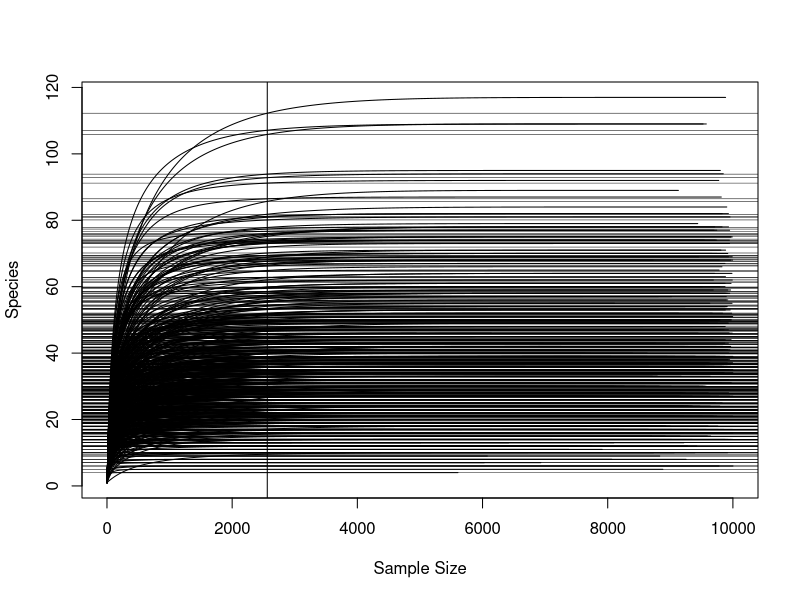
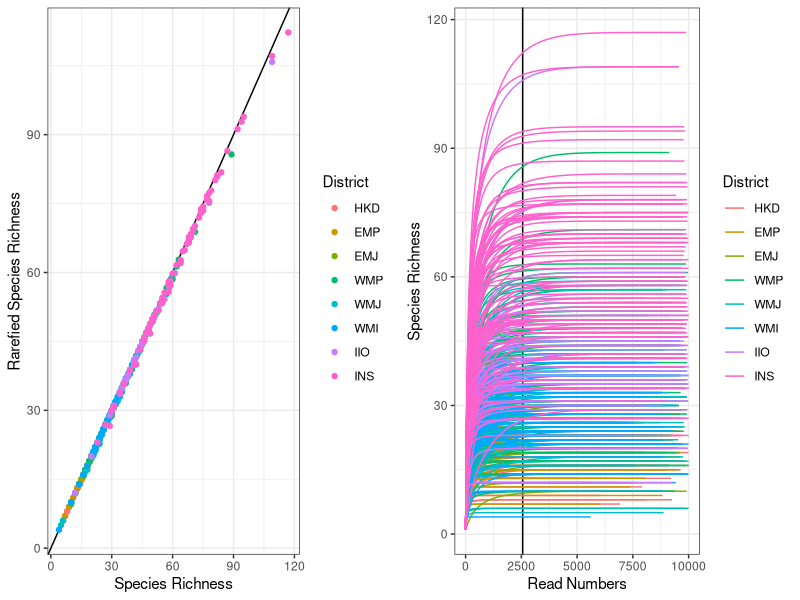
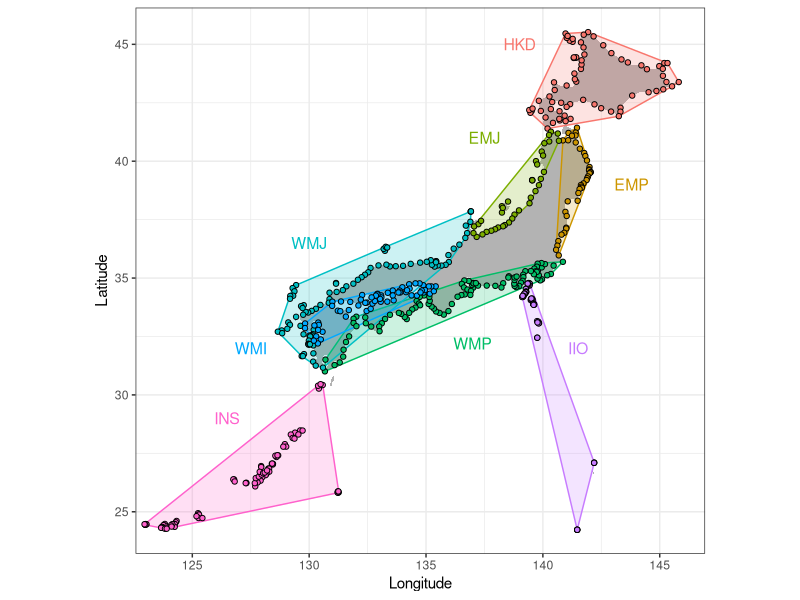
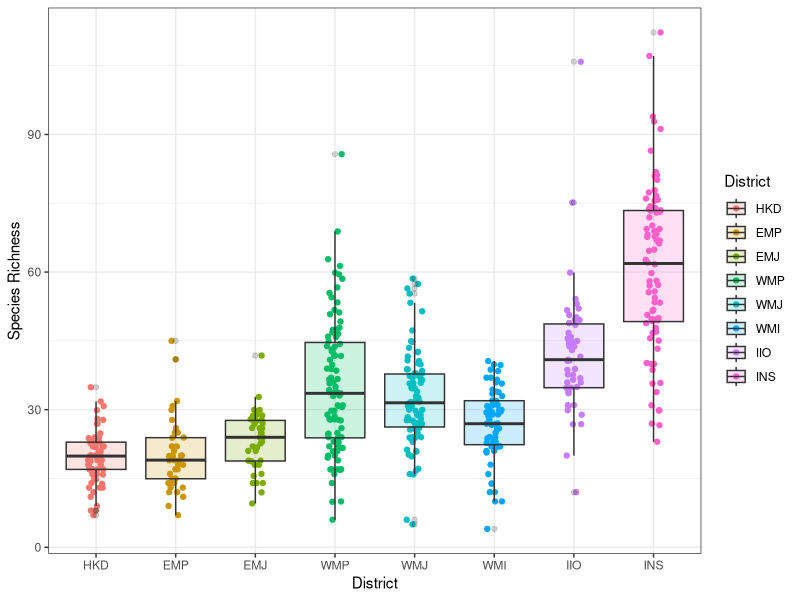
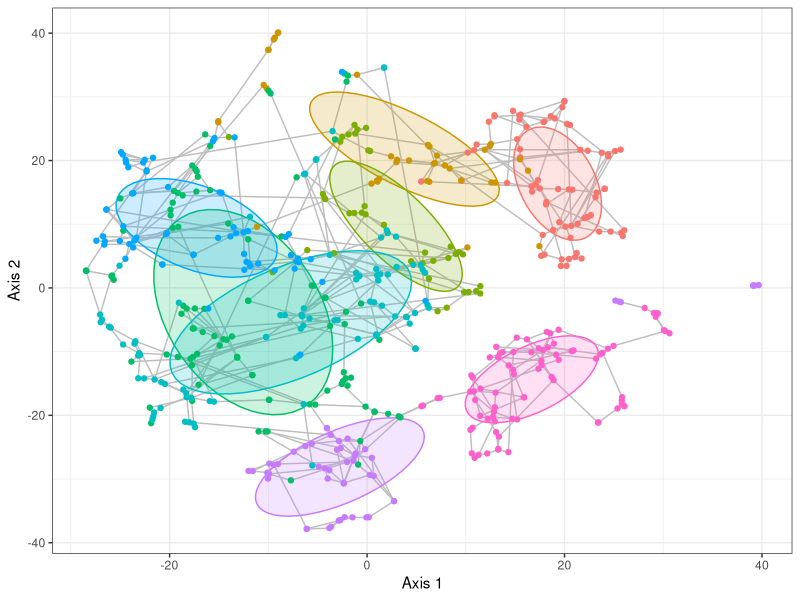
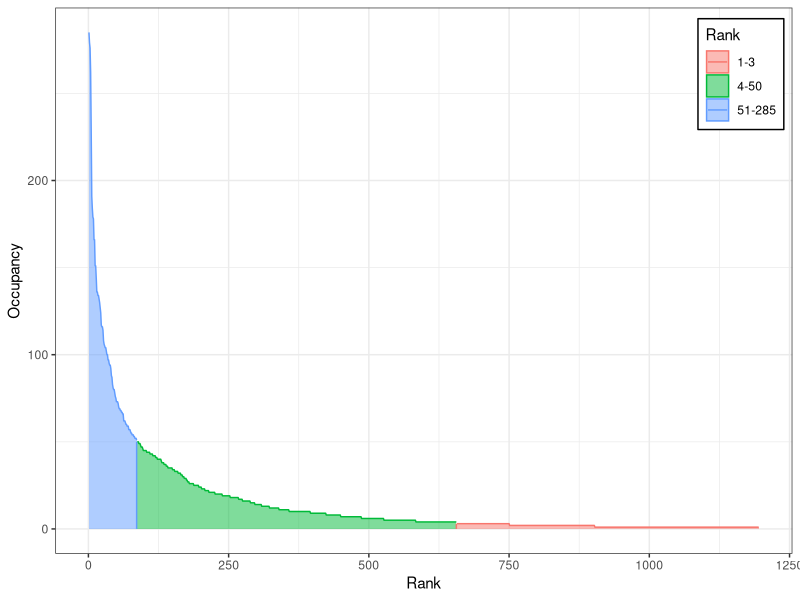

Write R code to recreate these figures, in order.
#------------------------------------------------------------------------------#
# Classic community analysis
#------------------------------------------------------------------------------#
# Set directory
setwd("D:/Desktop/2022_edna")
if (!dir.exists("fig")) dir.create("fig")

# Load library
library(vegan)
library(Rtsne)
library(maps)
library(ggplot2)
library(cowplot)
theme_set(theme_cowplot())

# Read data
name <- read.csv("data/20211110_species.csv", header=TRUE)
site <- read.csv("data/20211110_site.csv"   , header=TRUE)
cm   <- read.csv("data/20211110_community_matrix.csv", header=TRUE)
site$district <- with(site, factor(district, levels=unique(district)))

# Map Polygon
Jpn <- map_data("world", region="Japan")

#------------------------------------------------------------------------------#
# Remove species complex
idx  <- which(sapply(strsplit(name[,"Scientific_name"], " spp "), length)==2)
name <- name[-idx,]
cm   <- cm  [-idx,]
rm(idx)

# Rarefaction
S  <- vegan::specnumber(cm, MARGIN=2)
Sr <- vegan::rarefy(cm, min(colSums(cm)), MARGIN=2)
rc <- vegan::rarecurve(t(cm), step=20, sample=min(colSums(cm)), label=FALSE)
rc <- lapply(seq_along(rc), function(k)
    data.frame(
        n = attr(rc[[k]], "Subsample"),
        S = rc[[k]],
        LID = k, district = site$district[k]
    )
)
rc <- do.call(rbind, rc)

gp_1 <- ggplot(data.frame(S=S, Sr=Sr, D=site$district)) +
    geom_abline(slope=1, intercept=0) +
    geom_point(aes(x=S, y=Sr, color=D)) +
    labs(color="District") +
    theme_bw() + xlab("Species Richness") + ylab("Rarefied Species Richness")

gp_2 <- ggplot(rc, aes(x=n, y=S, fill=as.factor(LID))) + 
    geom_vline(xintercept=min(colSums(cm))) +
    geom_line(aes(color=district)) +
    labs(color="District") +
    theme_bw() + xlab("Read Numbers") + ylab("Species Richness")

ggsave("fig/Fig_E1_rarefy.png", plot_grid(gp_1, gp_2), width=8, height=4)
rm(rc, gp_1, gp_2)

# Sampling site map
hull <- lapply(levels(site$district), function(x) {
    siteX <- site[site$district==x,]
    siteX[chull(siteX$lon, siteX$lat),]
})
hull <- do.call(rbind, hull)

text <- rbind(
    data.frame(x=139.0, y=45.0, district="HKD"),
    data.frame(x=143.8, y=39.0, district="EMP"),
    data.frame(x=137.5, y=41.0, district="EMJ"),
    data.frame(x=137.0, y=32.2, district="WMP"),
    data.frame(x=130.0, y=36.5, district="WMJ"),
    data.frame(x=127.5, y=32.0, district="WMI"),
    data.frame(x=141.5, y=32.0, district="IIO"),
    data.frame(x=126.5, y=29.0, district="INS")
)

gp_1 <- ggplot(site, aes(x=lon, y=lat, fill=district)) +
    coord_fixed(xlim=range(Jpn$long), ylim=range(Jpn$lat)) +
    geom_polygon(aes(x=long, y=lat, group=group, fill=region), data=Jpn, fill="grey70") +
    geom_polygon(aes(color=district), alpha=0.2, data=hull) +
    geom_point(shape=21) +
    geom_text(aes(x=x, y=y, label=district, color=district), data=text, size=4) +
    guides(fill="none", color="none") +
    theme_bw() + xlab("Longitude") + ylab("Latitude")

gp_2 <- ggplot(cbind(site, S=Sr), aes(x=district, y=S, fill=district)) +
    geom_jitter(aes(color=district), width=0.1) +
    geom_boxplot(alpha=0.2) +
    labs(fill="District", color="District") +
    theme(axis.text.x=element_text(angle=45, hjust=1)) +
    theme_bw() + xlab("District") + ylab("Species Richness")

ggsave("fig/Fig_1a_classic.png", gp_1, width=4, height=4)
ggsave("fig/Fig_1b_classic.png", gp_2, width=3, height=4.1)
rm(hull, text)

# Dimensional reduction
dc <- vegan::vegdist(1*(t(cm)>0), method="jaccard")
tsne <- Rtsne(dc, dims=2, perplexity=3, is_distance=TRUE, eta=5)
tsne <- cbind(site, axis1=tsne$Y[,1], axis2=tsne$Y[,2])

tv <- apply(as.matrix(dc), 2, FUN=function(x) x <= sort(x)[3])
tv <- tv | t(tv)
tv <- which(tv & upper.tri(tv), arr.ind=TRUE)
tv <- data.frame(
    xi = tsne$axis1[tv[,1]], xe = tsne$axis1[tv[,2]],
    yi = tsne$axis2[tv[,1]], ye = tsne$axis2[tv[,2]]
)

gp_3 <- ggplot(tsne, aes(x=axis1, y=axis2)) +
    geom_segment(aes(x=xi, y=yi, xend=xe, yend=ye), data=tv, color="grey") +
    stat_ellipse(aes(color=district, fill=district), geom='polygon', alpha=0.2, level=0.5) +
    geom_point(aes(color=district)) +
    guides(color="none", fill="none") +
    theme_bw() + xlab("Axis 1") + ylab("Axis 2")

ggsave("fig/Fig_1c_classic.png", gp_3, width=3, height=3)
rm(dc, tsne, tv)

# Ranked Ocuupancy
df = data.frame(
    rank = 1:nrow(cm), Rank = "4-50",
    ocp  = sort(vegan::specnumber(cm), decreasing=TRUE)
)
df$Rank[df$ocp <  4] = "1-3"
df$Rank[df$ocp > 50] = "51-285"

gp_4 = ggplot(df, aes(x=rank, y=ocp, color=Rank)) +
    geom_area(aes(fill=Rank), alpha=0.5) +
    geom_line(data=data.frame(rank=rep( 86, 2), ocp=c(0,50), Rank=rep("51-285",2))) +
    geom_line(data=data.frame(rank=rep(656, 2), ocp=c(0, 3), Rank=rep(   "1-3",2))) +
    theme_bw() + xlab("Rank") + ylab("Occupancy") +
    theme(
        legend.position = c(1,1), legend.justification = c(1.1,1.1),
        legend.background = element_rect(fill="white", color="black"))

ggsave("fig/Fig_1d_classic.png", gp_4, width=3, height=3)
rm(df)

# End
